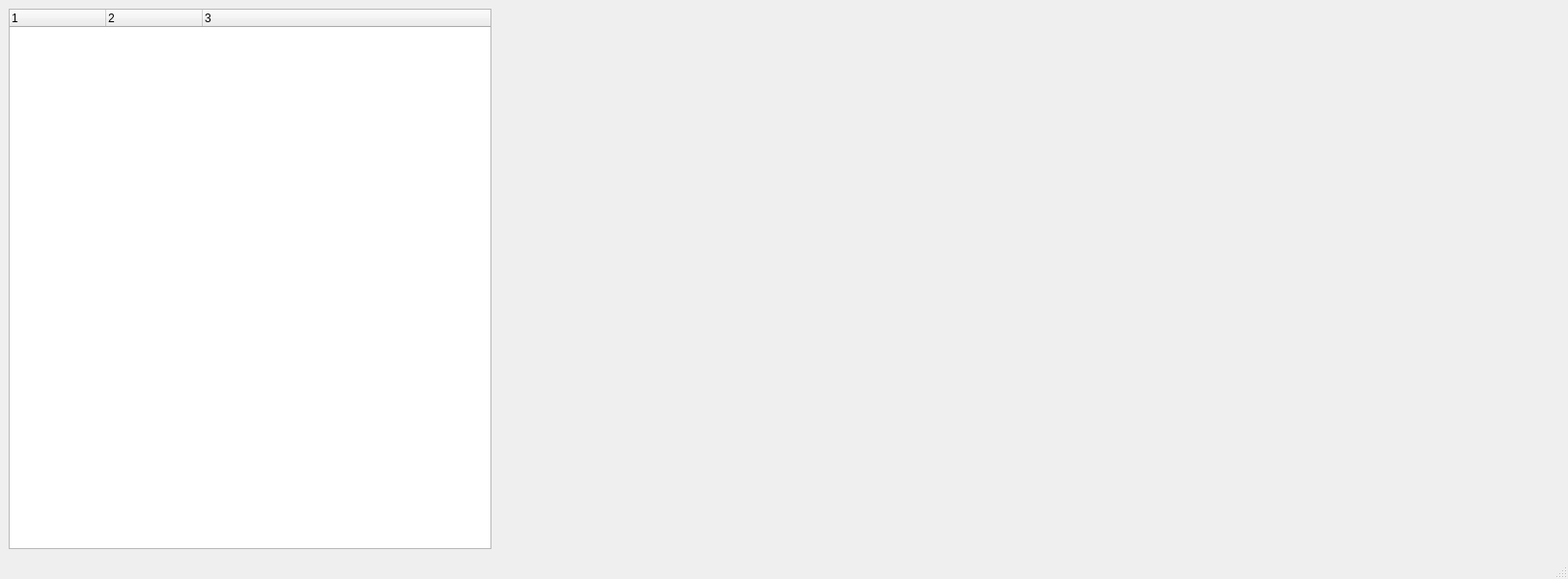
<?xml version="1.0" encoding="UTF-8"?>
<ui version="4.0">
 <class>MainWindow</class>
 <widget class="QMainWindow" name="MainWindow">
  <property name="geometry">
   <rect>
    <x>0</x>
    <y>0</y>
    <width>1624</width>
    <height>600</height>
   </rect>
  </property>
  <property name="windowTitle">
   <string>MainWindow</string>
  </property>
  <widget class="QWidget" name="horizontalLayoutWidget">
   <layout class="QHBoxLayout" name="horizontalLayout">
    <item>
     <widget class="QTreeWidget" name="treeWidget">
      <property name="minimumSize">
       <size>
        <width>500</width>
        <height>0</height>
       </size>
      </property>
      <property name="maximumSize">
       <size>
        <width>300</width>
        <height>16777215</height>
       </size>
      </property>
      <property name="baseSize">
       <size>
        <width>0</width>
        <height>0</height>
       </size>
      </property>
      <property name="columnCount">
       <number>3</number>
      </property>
      <column>
       <property name="text">
        <string notr="true">1</string>
       </property>
      </column>
      <column>
       <property name="text">
        <string notr="true">2</string>
       </property>
      </column>
      <column>
       <property name="text">
        <string notr="true">3</string>
       </property>
      </column>
     </widget>
    </item>
    <item>
     <widget class="QHexEdit" name="hexEdit" native="true">
      <property name="minimumSize">
       <size>
        <width>500</width>
        <height>0</height>
       </size>
      </property>
     </widget>
    </item>
   </layout>
  </widget>
  <widget class="QMenuBar" name="menubar">
   <property name="geometry">
    <rect>
     <x>0</x>
     <y>0</y>
     <width>1624</width>
     <height>20</height>
    </rect>
   </property>
  </widget>
  <widget class="QStatusBar" name="statusbar"/>
 </widget>
 <customwidgets>
  <customwidget>
   <class>QHexEdit</class>
   <extends>QWidget</extends>
   <header>qhexedit.h</header>
  </customwidget>
 </customwidgets>
 <resources/>
 <connections/>
</ui>
